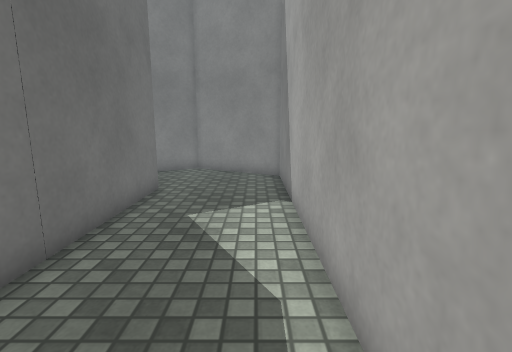
[1] (above)

16 first-person views from a walk through a scene from a Unity 3-D project. The camera is 1.2 m above the floor, tilts 10° down and sees 85° across. The floor is counted in squares, 0.5 m on a side. Each view is taken from the middle of a square. On the plan, view 1 faces up. The plan holds only what a view shows up to about 18 squares ahead; the rest is blank. The place goes on beyond the plan. The player is left out. Surface patterns are stand-ins for the level's own textures.

[2]
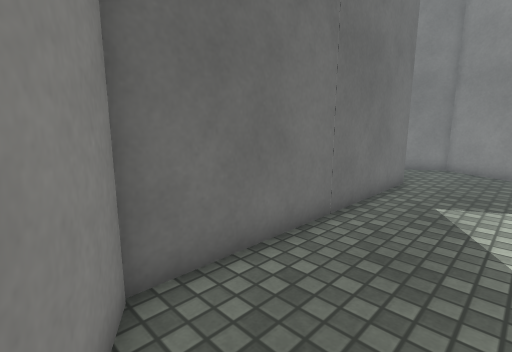

[3]
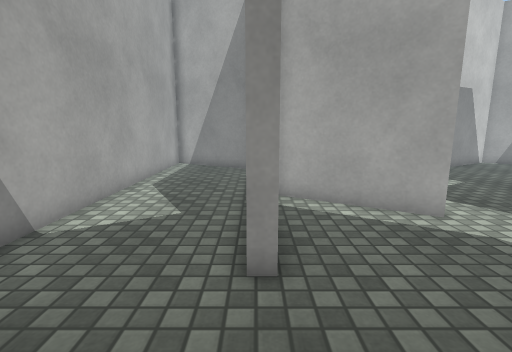

[4]
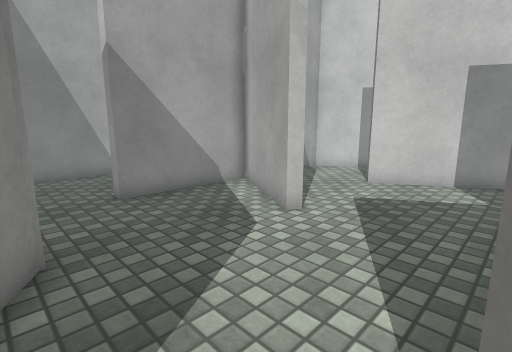

[5]
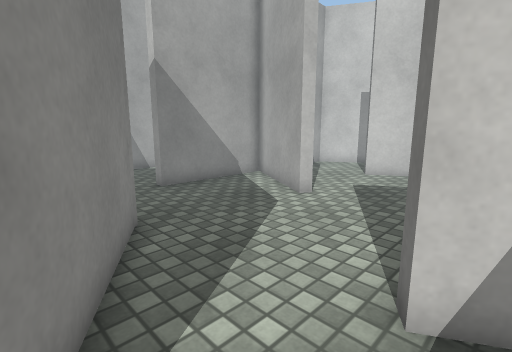

[6]
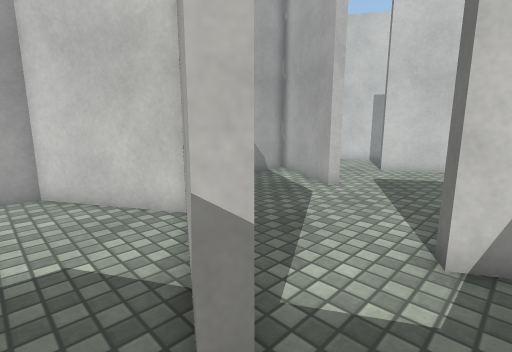

[7]
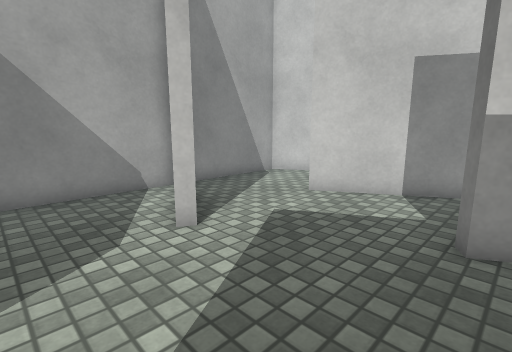

[8]
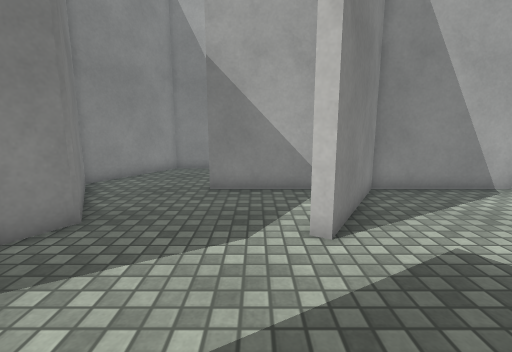

[9]
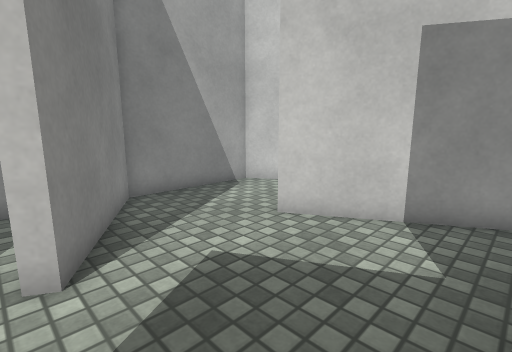

[10]
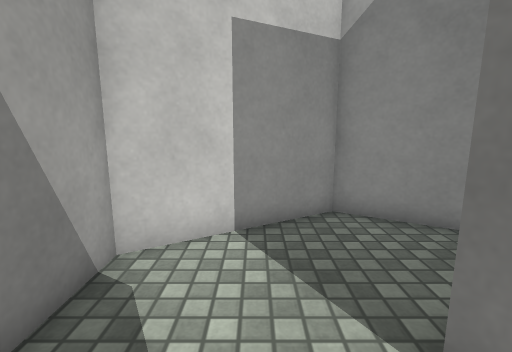

[11]
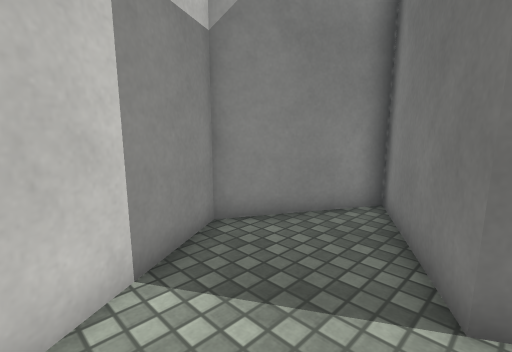

[12]
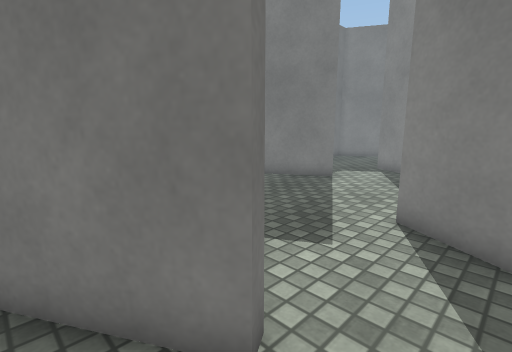

[13]
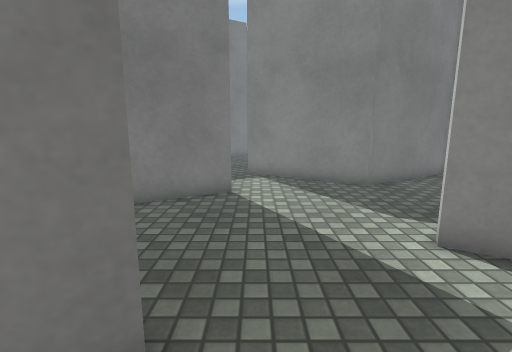

[14]
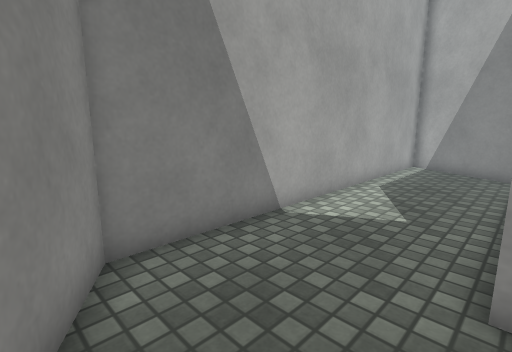

[15]
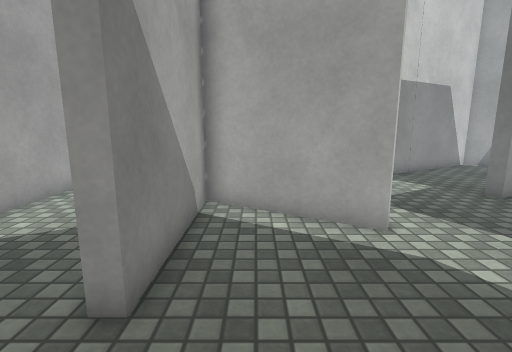

[16]
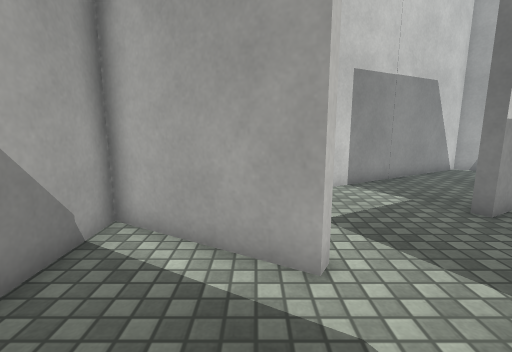

### Floor plan
Points are (right, up) in squares from view 1. A wall is a line through its corners. A room is listed if a view was taken in it or the views show most of it. See-through windows are left out.
Room 1 (views 1, 2, 3, 4, 5, 7, 8, 9, 13, 14, 15, 16)
walls: (-9.3, 7.4) (-9.1, 7.8) (-4.4, 5.1) (-4.4, 10.8) (-3.8, 10.8) (-3.8, -0.7) (0.9, -3.5); (-15.1, 12.1) (-14.2, 12.7) (-13.9, 12.2) (-15.5, 11.3); (-15.4, 4.2) (-14.3, 4.8) (-14.1, 4.4) (-15, 3.9); (-15.6, -1.7) (-9, 2.1); (1.2, -3.5) (1.2, 13.6) (-3.4, 16.2) (-8.2, 13.4) (-13.4, 16.4)
ways out: opening at (-14.5, 16) to room 2; opening at (-9, 4.5) to room 3
Room 2 (view 6)
walls: (-13.4, 16.4) (-13.2, 16.9) (-8.2, 14) (-3.6, 16.7) (-3.6, 17.6)
ways out: opening at (-14.5, 16) to room 1
Room 3 (view 10)
walls: (-4.4, 2.5) (-4.4, 4.5) (-9.3, 7.4)
ways out: opening at (-9, 4.5) to room 1; opening at (-6.5, 1.5) to room 4
Room 4 (views 11, 12)
walls: (-9, 2.1) (-8.8, 1.7) (-13.7, -1.2) (-9.6, -3.5); (-8.8, -3.6) (-4.4, -1) (-4.4, 2.5)
ways out: opening at (-6.5, 1.5) to room 3

Where each view was taken, in squares from view 1:
view 1: 0 up, 0 right, facing up
view 2: 2 down, 0 right, facing up-left
view 3: 15 up, 4 left, facing down
view 4: 14 up, 14 left, facing down-right
view 5: 16 up, 15 left, facing down-right
view 6: 18 up, 15 left, facing down-right
view 7: 11 up, 15 left, facing down-right
view 8: 9 up, 15 left, facing right
view 9: 8 up, 14 left, facing down-right
view 10: 4 up, 7 left, facing down
view 11: 2 up, 5 left, facing down-left
view 12: 0 up, 7 left, facing up-left
view 13: 2 up, 13 left, facing up
view 14: 15 up, 4 left, facing down-right
view 15: 14 up, 6 left, facing down
view 16: 12 up, 8 left, facing down
